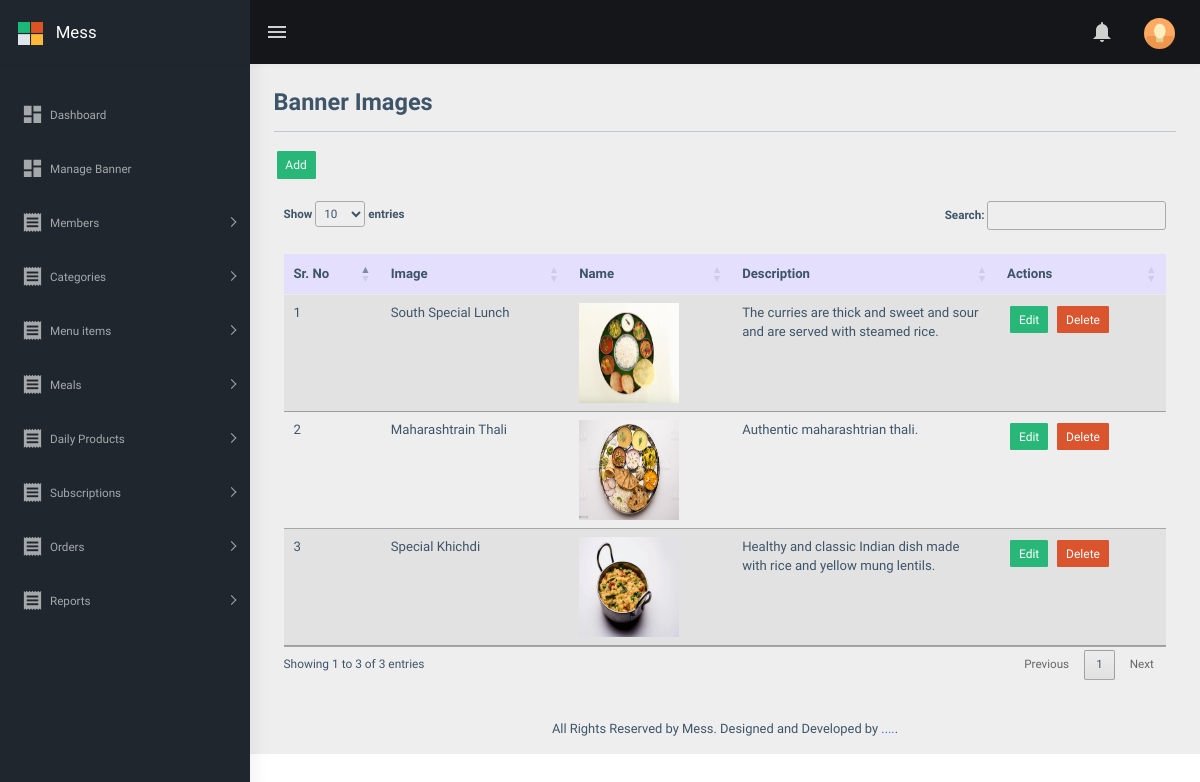
/admin/manageBanner.php (signed in), run on the app's committed database.
### tables this page shows
CREATE TABLE `banner` (
  `id` int(11) NOT NULL,
  `image` varchar(255) NOT NULL,
  `name` int(11) NOT NULL,
  `description` varchar(100) NOT NULL
);

CREATE TABLE `meals` (
  `id` bigint(20) NOT NULL,
  `mealName` varchar(255) NOT NULL,
  `mealDesc` varchar(255) NOT NULL,
  `mealPrice` int(11) NOT NULL,
  `mealSubscription` int(11) NOT NULL,
  `mealType` varchar(255) NOT NULL,
  `mealPhoto` varchar(255) NOT NULL,
  `status` int(11) NOT NULL DEFAULT 1
);

### admin/manageBanner.php (the view, shortened to what this page needs)
<?php
 include 'top.php';
 $sql="select banner.*,meals.id as mid,meals.mealName from banner,meals where banner.name=meals.id";
$res=mysqli_query($con,$sql);
?>
      <main class="content">
        <div class="container-fluid p-4">
          <div class="mb-3">
            <h1 class="h3 d-inline align-middle">Banner Images</h1>
          </div>
          <hr>
          <a class="text-light" href="<?php echo SITE_PATH.'admin/'; ?>AddBanner">
          <button class="btn btn-success btn-sm text-light">Add</button></a><br><br>
        <div class="container table-responsive">
          <table class="table table-striped  table-hover  table-sm pt-3" id="dttable">
          <thead class="table-primary">
            <tr>
            <th scope="col">Sr. No</th>
            <th scope="col">Image</th>
            <th scope="col">Name</th>
            <th scope="col">Description</th>
            <th scope="col">Actions</th>
            </tr>
          </thead>
          <tbody>
            <?php
              if(mysqli_num_rows($res) > 0){
                $i=1;
                while( $row=mysqli_fetch_assoc($res) ){
            ?>
            <tr>
            <td scope="col"> <?php  echo $i; ?></td>
            <td scope="col"> <?php  echo $row['mealName']; ?></td>
            <td scope="col"><a target="_blank" href="<?php  echo SITE_MENU_IMAGE.$row['image']; ?>"> <img width="100" height="100" src="<?php  echo SITE_MENU_IMAGE.$row['image']; ?>"> </a></td>
            <td scope="col" width="30%"> <?php  echo $row['description']; ?></td>
            <td scope="col">
              <a href="<?php echo SITE_PATH.'admin/'; ?>AddBanner/<?php echo $row['id'];?>"> <button class="btn btn-success btn-sm">Edit</button> </a>
              <a href="?id=<?php echo $row['id']; ?>&type=delete "> <button class="btn btn-danger btn-sm">Delete</button> </a>
            </td>
            </tr>
            <?php
                $i++;
                }
              }
              else{
              ?>
              <td colspan="4">Data not found</td>
              <?php
              }
            ?>
          </tbody>
          </table>
        </div>
        </div>
      </main>
    <?php
    include 'footer.php';
    ?>

### admin/top.php (style rules this page uses)
.btn { color: white; margin: 3px; }
table { font-size: 14px; }

### data on the page
banner: meals.mealName "South Special Lunch", image (picture), description "The curries are thick and sweet and sour and are served with steamed rice."
banner: meals.mealName "Maharashtrain Thali", image (picture), description "Authentic maharashtrian thali."
banner: meals.mealName "Special Khichdi", image (picture), description "Healthy and classic Indian dish made with rice and yellow mung lentils."
